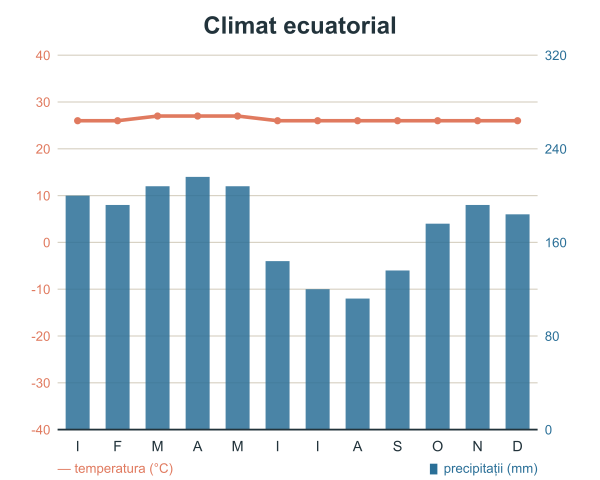
#> input picture content/games/clima-harta/climograma-ecuatorial.png, 1200 x 960 px, found by its file name (shown at 1/2 size)
$ python dosare.py
#> lines starting #> are read from the running program, lines starting #| are printed output that depends on the picture
# Compune „dosarele" jocului Detectivul climatic din imagini care există deja
# în content/games (toate CC0/PD, cu proveniența în SOURCES.md).
# Fiecare dosar = 4 indicii, fără nicio etichetă care să trădeze răspunsul.
import os
from PIL import Image, ImageDraw, ImageFont

G = r'C:\Users\Liliana\catedra\content\games'
OUT = os.path.join(G, 'medii-dosare')

DOSARE = [
    ('dosar-1-ecuatorial',   ('medii-dosare', 'climograma-ecuatorial.png'),        ('bio-vegetatie-areale', 'areal-ecuatorial.png'),   ('soluri-profile', 'sol-1-laterit.jpg'),     ('bio-biom-plante', 'plant-liane.jpg')),
    ('dosar-2-savana',       ('medii-dosare', 'climograma-subecuatorial.png'),     ('bio-vegetatie-areale', 'areal-savana.png'),       ('soluri-profile', 'sol-2-feralitic.jpg'),   ('bio-vegetatie-animale', 'an-girafa.jpg')),
    ('dosar-3-desert',       ('medii-dosare', 'climograma-tropical-uscat.png'),    ('bio-vegetatie-areale', 'areal-desert.png'),       ('soluri-profile', 'sol-3-nisipos.jpg'),     ('bio-biom-plante', 'plant-curmal.jpg')),
    ('dosar-4-mediteranean', ('medii-dosare', 'climograma-mediteranean.png'),      ('bio-vegetatie-areale', 'areal-mediteranean.png'), ('soluri-profile', 'sol-4-terra-rosa.jpg'),  ('bio-vegetatie-animale', 'an-broasca-testoasa.jpg')),
    ('dosar-5-foioase',      ('medii-dosare', 'climograma-temperat-oceanic.png'),  ('bio-vegetatie-areale', 'areal-foioase.png'),      ('soluri-profile', 'sol-6-argiluvisol.jpg'), ('bio-biom-plante', 'plant-fag.jpg')),
    ('dosar-6-stepa',        ('medii-dosare', 'climograma-stepa.png'),            ('bio-vegetatie-areale', 'areal-stepa.png'),        ('soluri-profile', 'sol-5-molisol.jpg'),     ('bio-vegetatie-animale', 'an-bizon.jpg')),
    ('dosar-7-taiga',        ('medii-dosare', 'climograma-taiga.png'),            ('bio-vegetatie-areale', 'areal-taiga.png'),        ('soluri-profile', 'sol-7-podzol.jpg'),      ('bio-vegetatie-animale', 'an-elan.jpg')),
    ('dosar-8-tundra',       ('medii-dosare', 'climograma-subpolar.png'),          ('bio-vegetatie-areale', 'areal-tundra.png'),       ('soluri-profile', 'sol-8-turbos.jpg'),      ('bio-biom-plante', 'plant-licheni.jpg')),
]

LABELS = ['1 · Regimul climatic', '2 · Arealul pe glob', '3 · Profilul de sol', '4 · Specie caracteristică']

CW, CH = 620, 440          # caseta unui indiciu
PAD, LAB, GAP = 14, 34, 12
W = PAD * 2 + CW * 2 + GAP
H = PAD * 2 + (CH + LAB) * 2 + GAP

CREAM, INK, BORDER, MUTED = (253, 246, 236), (34, 51, 59), (216, 210, 196), (92, 107, 115)

def font(sz):
#> called with sz = 21
    for p in (r'C:\Windows\Fonts\segoeui.ttf', r'C:\Windows\Fonts\arial.ttf'):
        if os.path.exists(p):
            return ImageFont.truetype(p, sz)
    return ImageFont.load_default()

F = font(21)

def fit(im, bw, bh, bg):
    """Încadrează imaginea în casetă, păstrând raportul, pe fundal crem."""
    im = im.convert('RGB')
    r = min(bw / im.size[0], bh / im.size[1])
    im = im.resize((max(1, int(im.size[0] * r)), max(1, int(im.size[1] * r))), Image.LANCZOS)
    cell = Image.new('RGB', (bw, bh), bg)
    cell.paste(im, ((bw - im.size[0]) // 2, (bh - im.size[1]) // 2))
    return cell

for name, *parts in DOSARE:
    sheet = Image.new('RGB', (W, H), CREAM)
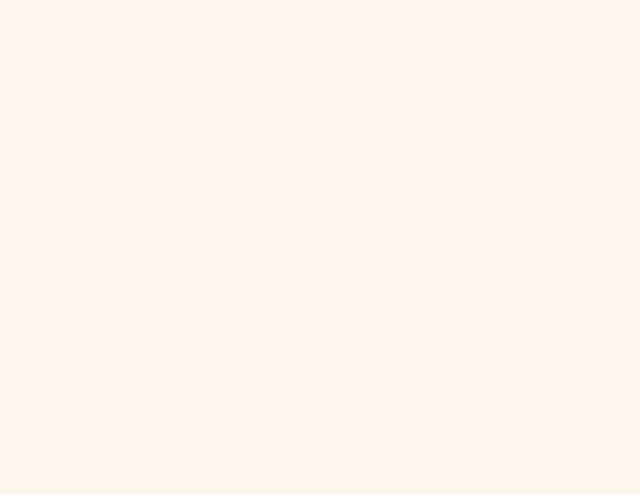
#> sheet: PIL image 1280x988 RGB (shown at 1/2 size); mean R, G, B 253, 246, 236
    d = ImageDraw.Draw(sheet)
    for i, (folder, fn) in enumerate(parts):
        src = os.path.join(G, folder, fn)
        assert os.path.exists(src), src
        col, row = i % 2, i // 2
        x = PAD + col * (CW + GAP)
        y = PAD + row * (CH + LAB + GAP)
        d.text((x + 2, y + 6), LABELS[i], fill=MUTED, font=F)
        cell = fit(Image.open(src), CW, CH, CREAM)
#> in fit, `im = im.resize((max(1, int(im.size[0] * r)), max(1, int(im.size[1] * r..`:
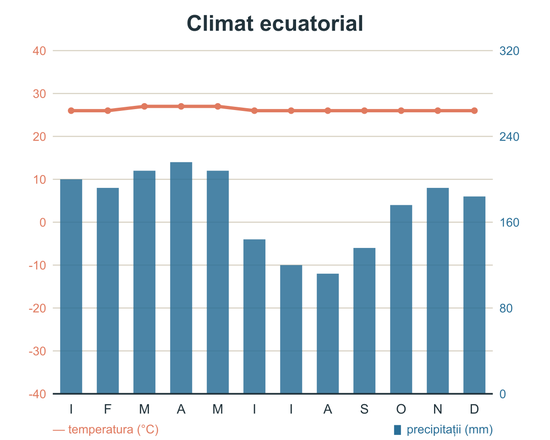
#> im: PIL image 550x440 RGB; mean R, G, B 214.9, 226, 232.6
#> in fit, `cell = Image.new('RGB', (bw, bh), bg)`:
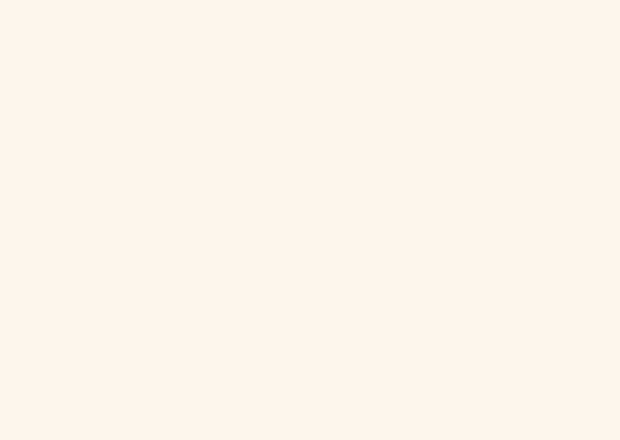
#> cell: PIL image 620x440 RGB; mean R, G, B 253, 246, 236
#> in fit, `cell.paste(im, ((bw - im.size[0]) // 2, (bh - im.size[1]) // 2))`:
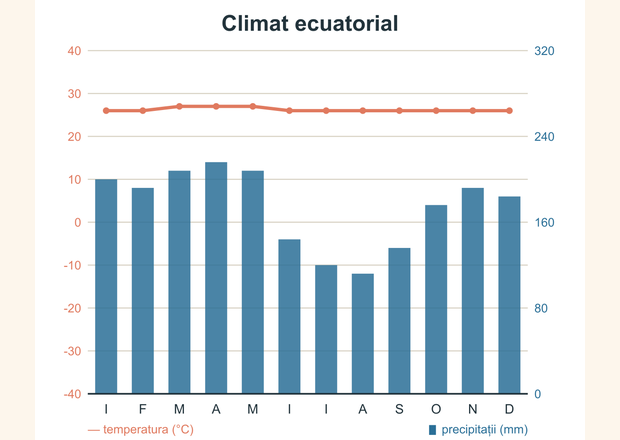
#> cell: PIL image 620x440 RGB; mean R, G, B 219.2, 228.2, 233
        sheet.paste(cell, (x, y + LAB))
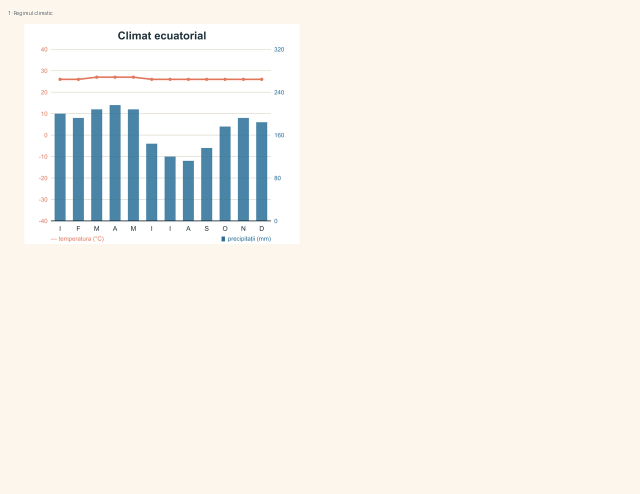
#> sheet: PIL image 1280x988 RGB (shown at 1/2 size); mean R, G, B 245.7, 242.1, 235.3
#> (the run stopped early here; a loop or call above may not have finished)

$ run again, with content/games/clima-harta/climograma-musonic.png copied over content/games/clima-harta/climograma-ecuatorial.png
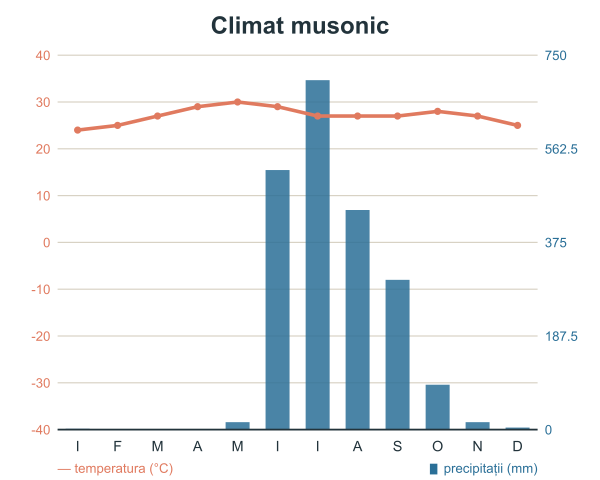
#> input picture content/games/clima-harta/climograma-musonic.png, 1200 x 960 px, found by its file name (shown at 1/2 size)
#> in fit, `cell.paste(im, ((bw - im.size[0]) // 2, (bh - im.size[1]) // 2))`:
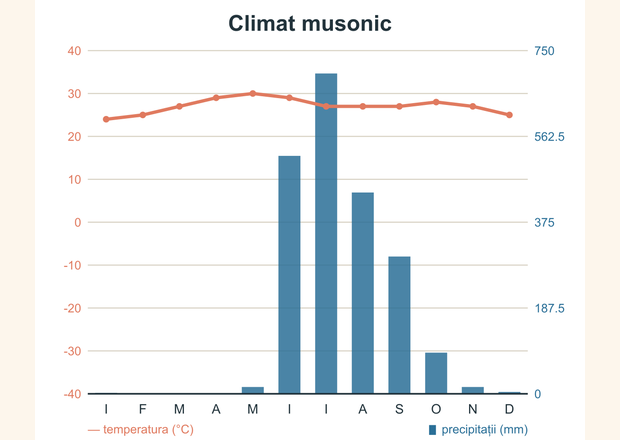
#> cell: PIL image 620x440 RGB; mean R, G, B 238, 241, 242.2
#> `sheet.paste(cell, (x, y + LAB))`:
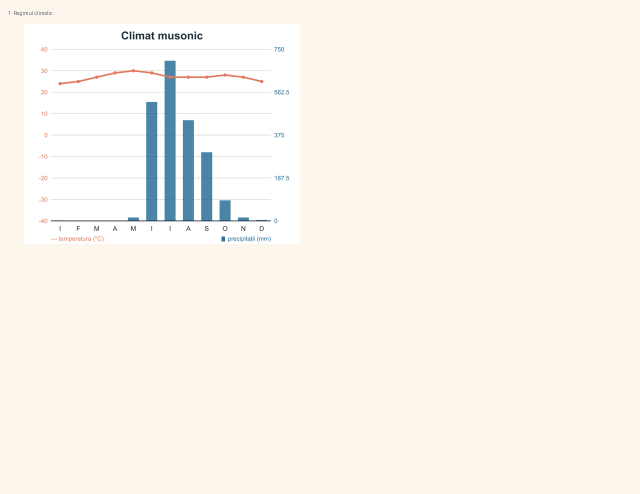
#> sheet: PIL image 1280x988 RGB (shown at 1/2 size); mean R, G, B 249.7, 244.9, 237.3

$ run again, with content/games/clima-harta/climograma-polar.png copied over content/games/clima-harta/climograma-ecuatorial.png
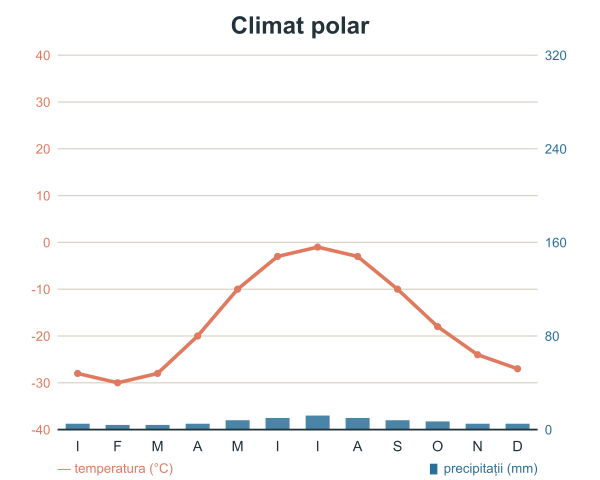
#> input picture content/games/clima-harta/climograma-polar.png, 1200 x 960 px, found by its file name (shown at 1/2 size)
#> in fit, `im = im.resize((max(1, int(im.size[0] * r)), max(1, int(im.size[1] * r..`:
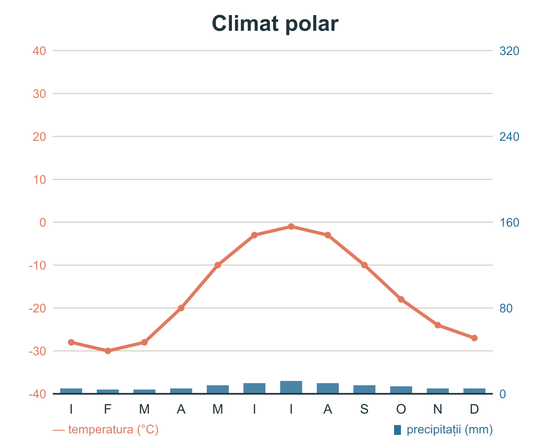
#> im: PIL image 550x440 RGB; mean R, G, B 250.4, 250, 249.9
#> in fit, `cell.paste(im, ((bw - im.size[0]) // 2, (bh - im.size[1]) // 2))`:
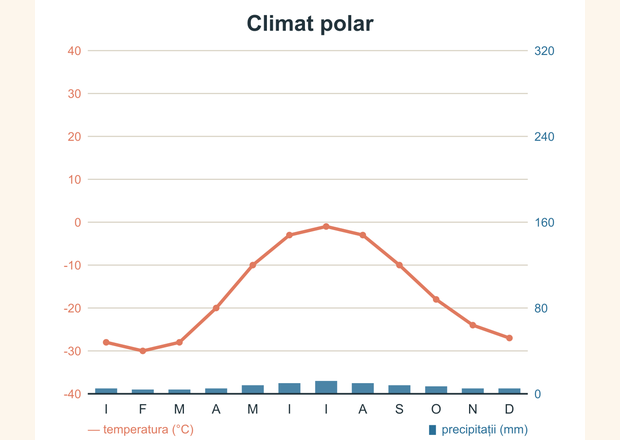
#> cell: PIL image 620x440 RGB; mean R, G, B 250.7, 249.6, 248.3

$ run again, with content/games/clima-harta/climograma-temperat-continental.png copied over content/games/clima-harta/climograma-ecuatorial.png
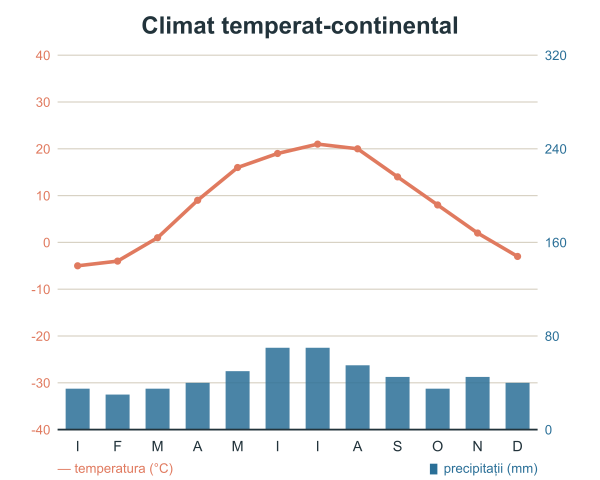
#> input picture content/games/clima-harta/climograma-temperat-continental.png, 1200 x 960 px, found by its file name (shown at 1/2 size)
#> in fit, `cell.paste(im, ((bw - im.size[0]) // 2, (bh - im.size[1]) // 2))`:
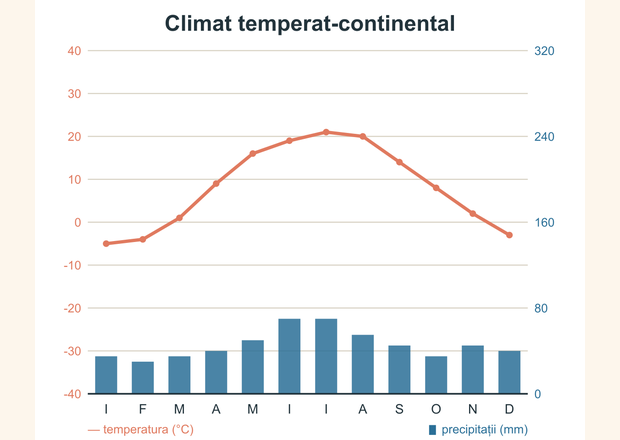
#> cell: PIL image 620x440 RGB; mean R, G, B 242.6, 243.9, 244.1
#> `sheet.paste(cell, (x, y + LAB))`:
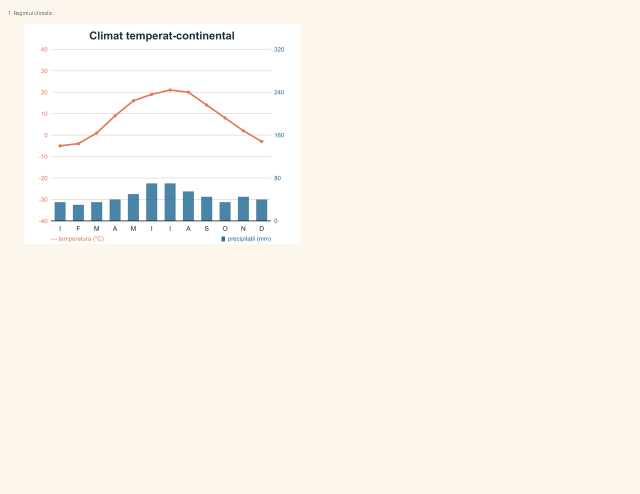
#> sheet: PIL image 1280x988 RGB (shown at 1/2 size); mean R, G, B 250.7, 245.5, 237.7
